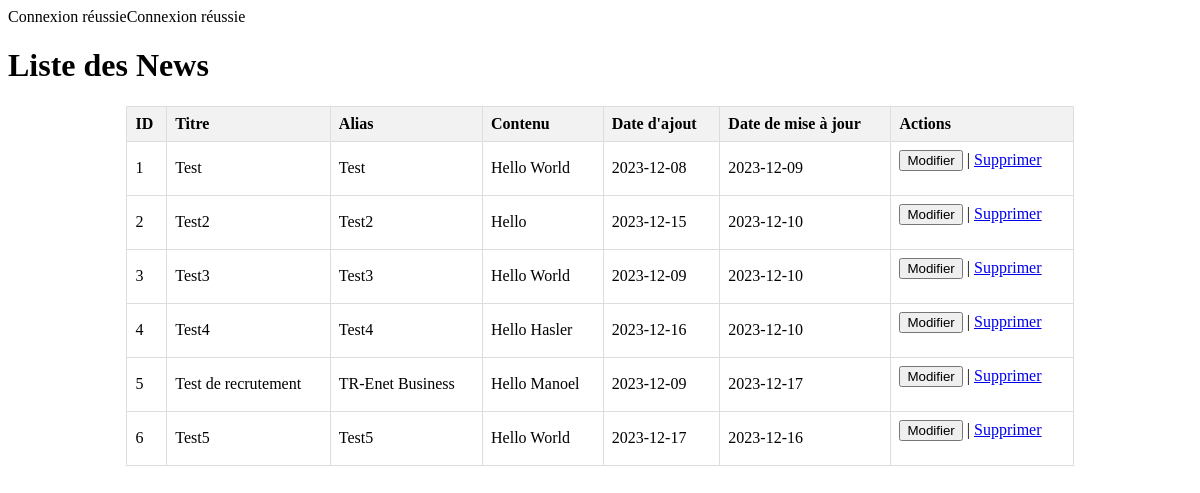
The page /modifsupp.php on the database its author committed.
### tables this page shows
CREATE TABLE `sandboxnews` (
  `id` int(20) NOT NULL,
  `Titre` varchar(255) NOT NULL,
  `Alias` varchar(255) NOT NULL,
  `Contenu` longtext NOT NULL,
  `Dateajout` date NOT NULL,
  `Datemaj` date NOT NULL
);

### modifsupp.php (the view, shortened to what this page needs)
<?php
require 'connect.php';
$bdd = new connect();
$bdd->connect();
function getAllData() {
    global $bdd;
    $result = $bdd->conn->query("SELECT * FROM sandboxnews");
    return $result->fetchAll(PDO::FETCH_ASSOC);
}
$data = getAllData();
?>
<!DOCTYPE html>
<html lang="fr">
<head>
</head>
<body>
<h1>Liste des News</h1>
<table>
    <thead>
    <tr>
        <th>ID</th>
        <th>Titre</th>
        <th>Alias</th>
        <th>Contenu</th>
        <th>Date d'ajout</th>
        <th>Date de mise à jour</th>
        <th>Actions</th>
    </tr>
    </thead>
    <tbody>
    <?php foreach ($data as $row): ?>
        <tr>
            <td><?= $row['id'] ?></td>
            <td><?= $row['Titre'] ?></td>
            <td><?= $row['Alias'] ?></td>
            <td><?= $row['Contenu'] ?></td>
            <td><?= $row['Dateajout'] ?></td>
            <td><?= $row['Datemaj'] ?></td>
            <td>
                <form action="modifsupp.php" method="post">
                    <input type="submit" name="modifier" value="Modifier">
                </form>
                |
                <a href="?action=delete&id=<?= $row['id'] ?>" onclick="return confirm('Êtes-vous sûr de vouloir supprimer cette news ?')">Supprimer</a>
            </td>
        </tr>
    <?php endforeach; ?>
    </tbody>
</table>
</body>
</html>

### connect.php (shortened to what this page needs)
<?php
class connect
{
    private $host = 'localhost';
    private $dbname = 'sandboxnews';
    private $username = 'root';
    private $password = 'root';
    public function connect()
    {
        $this->conn = null;
        try {
            $this->conn = new PDO('mysql:host=' . $this->host . ';dbname=' . $this->dbname, $this->username,
                $this->password);
            $this->conn->setAttribute(PDO::ATTR_ERRMODE, PDO::ERRMODE_EXCEPTION);
            echo 'Connexion réussie';
        } catch (PDOException $e) {
            echo 'Erreur de connexion : ' . $e->getMessage();
        }
        return $this->conn;
    }
}

### modifsupp.php (style rules this page uses)
table { border-collapse: collapse; width: 80%; margin: auto; margin-top: 20px; }
th, td { border: 1px solid #dddddd; text-align: left; padding: 8px; }
th { background-color: #f2f2f2; }
form { display: inline-block; }

### rows shown on the page
sandboxnews: id "1", Titre "Test", Alias "Test", Contenu "Hello World", Dateajout "2023-12-08", Datemaj "2023-12-09"
sandboxnews: id "2", Titre "Test2", Alias "Test2", Contenu "Hello", Dateajout "2023-12-15", Datemaj "2023-12-10"
sandboxnews: id "3", Titre "Test3", Alias "Test3", Contenu "Hello World", Dateajout "2023-12-09", Datemaj "2023-12-10"
sandboxnews: id "4", Titre "Test4", Alias "Test4", Contenu "Hello Hasler", Dateajout "2023-12-16", Datemaj "2023-12-10"
sandboxnews: id "5", Titre "Test de recrutement", Alias "TR-Enet Business", Contenu "Hello Manoel", Dateajout "2023-12-09", Datemaj "2023-12-17"
sandboxnews: id "6", Titre "Test5", Alias "Test5", Contenu "Hello World", Dateajout "2023-12-17", Datemaj "2023-12-16"
